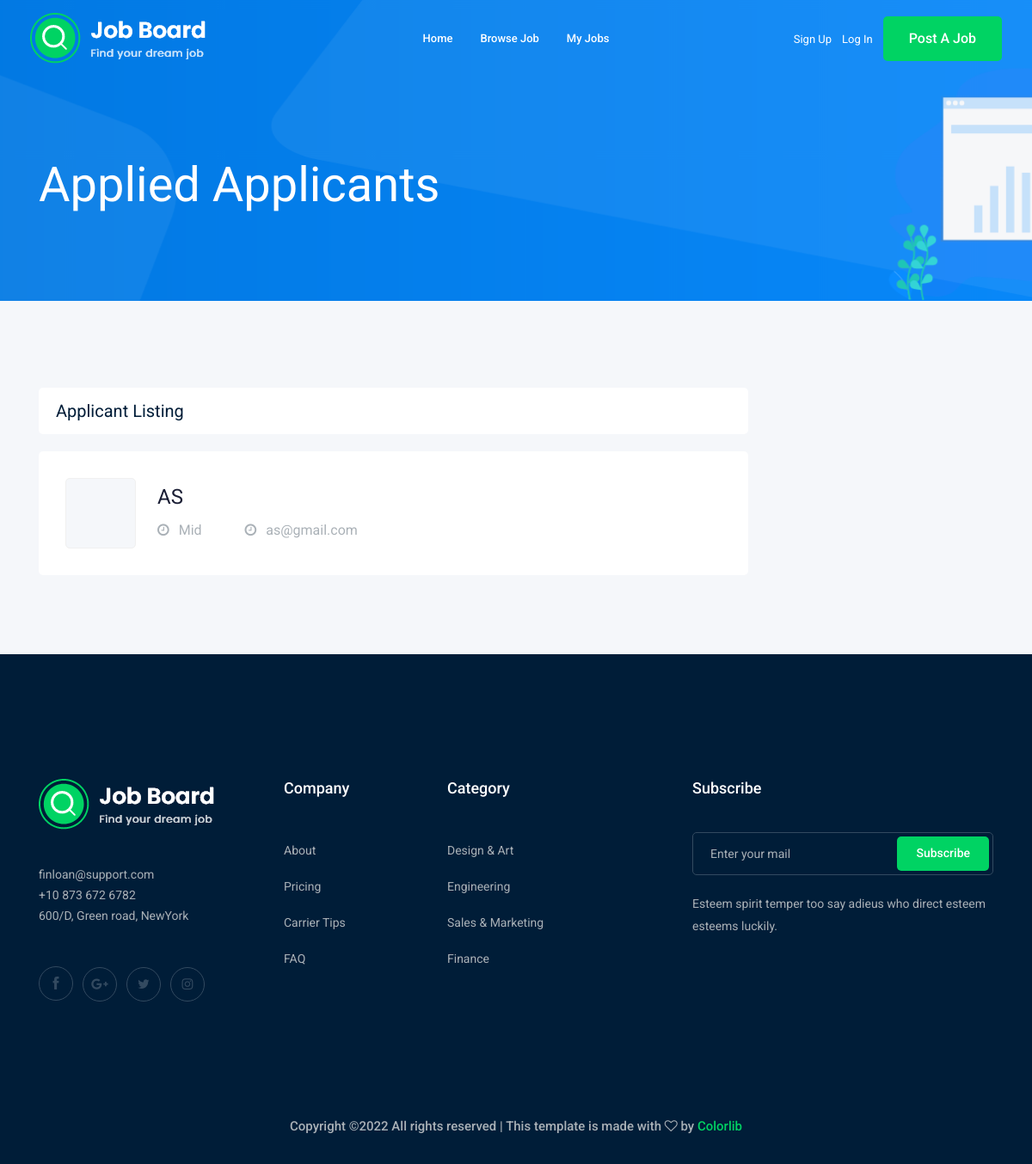
Screenshot of /accounts/profile/myjobs/django-developeradmin/applicants with the database file from the repository.
### jobs/models.py (models this page shows)
class applicant(models.Model):
    applied_job = models.ForeignKey(job, related_name='apply_job', on_delete=models.CASCADE)
    national_id = models.IntegerField()
    name = models.CharField(max_length=50)
    email = models.EmailField(max_length=100)
    biography = models.TextField(max_length=1000)
    Created_at = models.DateTimeField(auto_now=True)
    experience_level = models.CharField(max_length=15 , choices=Exper_LVL)
    Programming_language = models.CharField(max_length=100,default='python')
    def __str__(self):
        return self.name

### accounts/views.py (the view)
# urls.py: path('profile/myjobs/<str:slug>/applicants',views.Browse_applicants , name='applied_applicants'),
def Browse_applicants(request,slug):
    applied_job = job.objects.get(slug=slug)
    applicants = applicant.objects.filter(applied_job = applied_job)
    paginator = Paginator(applicants, 3) # Show 5 contacts per page.
    page_number = request.GET.get('page')
    page_obj = paginator.get_page(page_number)
    return render(request,'accounts/appliedAplicants.html',context={'profile_applicant': page_obj})

### accounts/templates/accounts/appliedAplicants.html (shortened to what this page needs)
{% extends 'base_account.html' %}
{% load bootstrap4 %}
{% block body %}
    <div class="bradcam_area bradcam_bg_1">
        <div class="container">
            <div class="row">
                <div class="col-xl-12">
                    <div class="bradcam_text">
                        <h3>Applied Applicants</h3>
                    </div>
                </div>
            </div>
        </div>
    </div>
    <div class="job_listing_area plus_padding">
        <div class="container">
            <div class="row">
                <div class="col-lg-9">
                    <div class="recent_joblist_wrap">
                        <div class="recent_joblist white-bg ">
                            <div class="row align-items-center">
                                <div class="col-md-6">
                                    <h4>Applicant Listing</h4>
                                </div>
                            </div>
                        </div>
                    </div>
                    <div class="job_lists m-0">
                        <div class="row">
                            {% for applicant in profile_applicant%}
                            <div class="col-lg-12 col-md-12">
                                <div class="single_jobs white-bg d-flex justify-content-between">
                                    <div class="jobs_left d-flex align-items-center">
                                        <div class="thumb">
                                        </div>
                                        <div class="jobs_conetent">
                                            <h4>{{applicant}}</h4>
                                            <div class="links_locat d-flex align-items-center">
                                                <div class="location">
                                                    <p> <i class="fa fa-clock-o"></i> {{applicant.experience_level}}</p>
                                                </div>
                                                <div class="location">
                                                    <p> <i class="fa fa-clock-o"></i> {{applicant.email}}</p>
                                                </div>
                                            </div>
                                        </div>
                                    </div>
                                </div>
                            </div>
                            {% endfor %}
                        </div>
                    </div>
                </div>
            </div>
        </div>
    </div>
{% endblock body %}

### rows the page displays
applicant: name "AS", experience_level "Mid", email "as@gmail.com"
